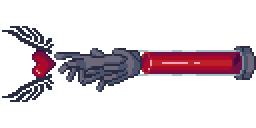
#> input picture assets/graphic/enviroment/hands.png, 128 x 64 px, found by its file name (shown 2 times larger)
$ python generate_health_sprites.py
#> lines starting #> are read from the running program, lines starting #| are printed output that depends on the picture
#!/usr/bin/env python3
"""
Health Bar Sprite Generator for Ortos II
Creates multiple versions of hands.png with different health bar levels
"""

import os
import sys
from PIL import Image, ImageDraw
import numpy as np

def analyze_image_structure(image_path):
    """Analyze the image to find the health bar area and extract the original red color"""
    try:
        img = Image.open(image_path)
        print(f"Image loaded: {img.size[0]}x{img.size[1]} pixels")
        print(f"Image mode: {img.mode}")

        # Convert to RGB if necessary
        if img.mode != 'RGB':
            img = img.convert('RGB')

        # Convert to numpy array for easier analysis
        img_array = np.array(img)

        # Find the right side of the image (assuming health bar is on the right)
        width = img_array.shape[1]
        right_portion = img_array[:, int(width * 0.7):]  # Take right 30% of image

        # Look for red pixels in the right portion
        red_pixels = np.where((right_portion[:, :, 0] > 150) &
                             (right_portion[:, :, 1] < 100) &
                             (right_portion[:, :, 2] < 100))

        original_red_color = None

        if len(red_pixels[0]) > 0:
            # Find bounding box of red area
            min_y, max_y = red_pixels[0].min(), red_pixels[0].max()
            min_x, max_x = red_pixels[1].min(), red_pixels[1].max()

            # Adjust coordinates to full image
            health_bar_x = int(width * 0.7) + min_x
            health_bar_y = min_y
            health_bar_width = max_x - min_x + 1
            health_bar_height = max_y - min_y + 1

            # Extract the original red color from the detected area
            red_area = img_array[health_bar_y:health_bar_y + health_bar_height,
                               health_bar_x:health_bar_x + health_bar_width]

            # Find the most common red color in the area
            red_pixels_in_area = red_area[(red_area[:, :, 0] > 150) &
                                         (red_area[:, :, 1] < 100) &
                                         (red_area[:, :, 2] < 100)]

            if len(red_pixels_in_area) > 0:
                # Get the average red color
                original_red_color = tuple(np.mean(red_pixels_in_area, axis=0).astype(int))
                print(f"Extracted original red color: RGB{original_red_color}")

            print(f"Detected health bar area: x={health_bar_x}, y={health_bar_y}, w={health_bar_width}, h={health_bar_height}")
            return img, (health_bar_x, health_bar_y, health_bar_width, health_bar_height), original_red_color
        else:
            print("No red health bar detected. Using default area on the right side.")
            # Default to right side area
            health_bar_x = int(width * 0.8)
            health_bar_y = int(img_array.shape[0] * 0.1)
            health_bar_width = int(width * 0.15)
            health_bar_height = int(img_array.shape[0] * 0.8)
            return img, (health_bar_x, health_bar_y, health_bar_width, health_bar_height), None

    except Exception as e:
        print(f"Error analyzing image: {e}")
        return None, None, None

def create_health_variants(base_image, health_bar_area, output_dir, original_red_color):
    """Create 4 different health bar variants"""
    health_bar_x, health_bar_y, health_bar_width, health_bar_height = health_bar_area

    # Health levels: 100%, 75%, 50%, 25%
    health_levels = [1.0, 0.75, 0.5, 0.25]

    # Create output directory if it doesn't exist
    os.makedirs(output_dir, exist_ok=True)

    for i, health_percentage in enumerate(health_levels):
        # Create a copy of the base image
        variant = base_image.copy()

        # Calculate the width of the red bar based on health percentage
        red_bar_width = int(health_bar_width * health_percentage)

        # Create a drawing context
        draw = ImageDraw.Draw(variant)

        # Clear the health bar area first (make it black/transparent)
        draw.rectangle([health_bar_x, health_bar_y,
                       health_bar_x + health_bar_width,
                       health_bar_y + health_bar_height],
                      fill=(0, 0, 0, 0))  # Transparent black

        # Draw the red health bar
        if red_bar_width > 0:
            # Use original red color if available, otherwise use bright red
            red_color = original_red_color if original_red_color else (255, 0, 0)
            draw.rectangle([health_bar_x, health_bar_y,
                           health_bar_x + red_bar_width,
                           health_bar_y + health_bar_height],
                          fill=red_color)

        # Save the variant
        filename = f"hands_health_{int(health_percentage * 100)}.png"
        filepath = os.path.join(output_dir, filename)
        variant.save(filepath)
        print(f"Created: {filepath} (Health: {int(health_percentage * 100)}%)")

def create_animated_health_variants(base_image, health_bar_area, output_dir, original_red_color):
    """Create more detailed health variants for smoother animation"""
    health_bar_x, health_bar_y, health_bar_width, health_bar_height = health_bar_area

    # More health levels for smoother animation: 100%, 80%, 60%, 40%, 20%, 0%
    health_levels = [1.0, 0.8, 0.6, 0.4, 0.2, 0.0]

    # Create output directory if it doesn't exist
    os.makedirs(output_dir, exist_ok=True)

    for i, health_percentage in enumerate(health_levels):
        # Create a copy of the base image
        variant = base_image.copy()

        # Calculate the width of the red bar based on health percentage
        red_bar_width = int(health_bar_width * health_percentage)

        # Create a drawing context
        draw = ImageDraw.Draw(variant)

        # Clear the health bar area first (make it black/transparent)
        draw.rectangle([health_bar_x, health_bar_y,
                       health_bar_x + health_bar_width,
                       health_bar_y + health_bar_height],
                      fill=(0, 0, 0, 0))  # Transparent black

        # Draw the red health bar with gradient effect
        if red_bar_width > 0:
            # Use original red color if available, otherwise use bright red
            base_red_color = original_red_color if original_red_color else (255, 0, 0)

            # Create a gradient from original red to slightly darker red
            for x in range(red_bar_width):
                # Calculate gradient intensity
                intensity = 1.0 - (x / red_bar_width) * 0.2  # Slight gradient
                red_value = int(base_red_color[0] * intensity)
                green_value = int(base_red_color[1] * intensity)
                blue_value = int(base_red_color[2] * intensity)

                draw.rectangle([health_bar_x + x, health_bar_y,
                               health_bar_x + x + 1,
                               health_bar_y + health_bar_height],
                              fill=(red_value, green_value, blue_value))

        # Save the variant
        filename = f"hands_health_{int(health_percentage * 100)}.png"
        filepath = os.path.join(output_dir, filename)
        variant.save(filepath)
        print(f"Created: {filepath} (Health: {int(health_percentage * 100)}%)")

def main():
    # Paths
    input_image = "/Users/filipstupar/Documents/OrtosII/assets/graphic/enviroment/hands.png"
    output_dir = "/Users/filipstupar/Documents/OrtosII/assets/graphic/enviroment/health_variants"

    print("Health Bar Sprite Generator for Ortos II")
    print("=" * 50)

    # Check if input image exists
    if not os.path.exists(input_image):
        print(f"Error: Input image not found at {input_image}")
        return

    # Analyze the image structure
    print("Analyzing image structure...")
    base_image, health_bar_area, original_red_color = analyze_image_structure(input_image)
#> in analyze_image_structure, img is the input picture: PIL image 128x64 RGBA; mean R, G, B, A 22.6, 12.5, 18, 54.4
#| Image loaded: 128x64 pixels
#| Image mode: RGBA
#> in analyze_image_structure, `img = img.convert('RGB')`:
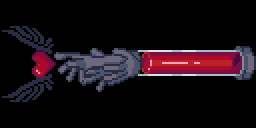
#> img: PIL image 128x64 RGB (shown 2 times larger); mean R, G, B 22.6, 12.5, 18
#> in analyze_image_structure, `right_portion = img_array[:, int(width * 0.7):]`:
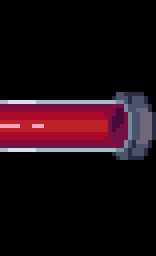
#> right_portion: shape (64, 39, 3) (shown 4 times larger); mean R, G, B 29.5, 11.6, 17.8
#> in analyze_image_structure, `red_pixels = np.where((right_portion[:, :, 0] > 150) & (right_portion[..`: red_pixels = 179 positions, rows 28 to 34, columns 0 to 26
#> in analyze_image_structure, `min_y, max_y = red_pixels[0].min(), red_pixels[0].max()`: min_y = 28; max_y = 34
#> in analyze_image_structure, `min_x, max_x = red_pixels[1].min(), red_pixels[1].max()`: min_x = 0; max_x = 26
#> in analyze_image_structure, `health_bar_x = int(width * 0.7) + min_x`: health_bar_x = 89
#> in analyze_image_structure, `health_bar_y = min_y`: health_bar_y = 28
#> in analyze_image_structure, `health_bar_width = max_x - min_x + 1`: health_bar_width = 27
#> in analyze_image_structure, `health_bar_height = max_y - min_y + 1`: health_bar_height = 7
#> in analyze_image_structure, `red_pixels_in_area = red_area[(red_area[:, :, 0] > 150) & (red_area[:,..`: red_pixels_in_area = 179 rows, first 8: [171, 10, 42], [171, 10, 42], [171, 10, 42], [171, 10, 42], [171, 10, 42], [171, 10, 42], [171, 10, 42], [171, 10, 42]
#> in analyze_image_structure, `original_red_color = tuple(np.mean(red_pixels_in_area, axis=0).astype(..`: original_red_color = (178, 18, 41)
#| Extracted original red color: RGB(178, 18, 41)
#| Detected health bar area: x=89, y=28, w=27, h=7
#> health_bar_area = (89, 28, 27, 7); original_red_color = (178, 18, 41)

    if base_image is None or health_bar_area is None:
        print("Failed to analyze image structure.")
        return

    # Create basic health variants (4 levels)
    print("\nCreating basic health variants (4 levels)...")
    create_health_variants(base_image, health_bar_area, output_dir, original_red_color)
#> in create_health_variants, `health_bar_x, health_bar_y, health_bar_width, health_bar_height = heal..`: health_bar_x = 89; health_bar_y = 28; health_bar_width = 27; health_bar_height = 7
#> the loop in create_health_variants, `for i, health_percentage in enumerate(health_levels):` made 4 passes
#> red_bar_width on passes 1 to 4: 27, 20, 13, 6
#> pass 1, in create_health_variants, `variant.save(filepath)`:
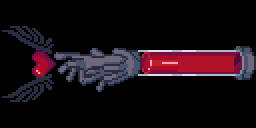
#> saved as hands_health_100.png: PIL image 128x64 RGB (shown 2 times larger); mean R, G, B 22.8, 12.4, 17.8
#> pass 2, in create_health_variants, `variant.save(filepath)`:
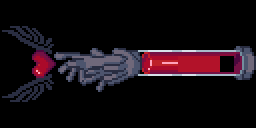
#> saved as hands_health_75.png: PIL image 128x64 RGB (shown 2 times larger); mean R, G, B 21.5, 12.3, 17.5

    # Create detailed health variants (6 levels for smoother animation)
    print("\nCreating detailed health variants (6 levels for animation)...")
    detailed_output_dir = os.path.join(output_dir, "detailed")
    create_animated_health_variants(base_image, health_bar_area, detailed_output_dir, original_red_color)
#> in create_animated_health_variants, `health_bar_x, health_bar_y, health_bar_width, health_bar_height = heal..`: health_bar_x = 89; health_bar_y = 28; health_bar_width = 27; health_bar_height = 7
#> the loop in create_animated_health_variants, `for i, health_percentage in enumerate(health_levels):` made 6 passes
#> red_bar_width on passes 1 to 6: 27, 21, 16, 10, 5, 0

    print(f"\nAll variants created successfully in: {output_dir}")
    print("\nFiles created:")
    print("- hands_health_100.png (Full health)")
    print("- hands_health_75.png (75% health)")
    print("- hands_health_50.png (50% health)")
    print("- hands_health_25.png (25% health)")
    print("- detailed/ folder with 6 variants for smooth animation")

if __name__ == "__main__":
    main()

$ run again, with assets/graphic/enviroment/gate_effects.png copied over assets/graphic/enviroment/hands.png
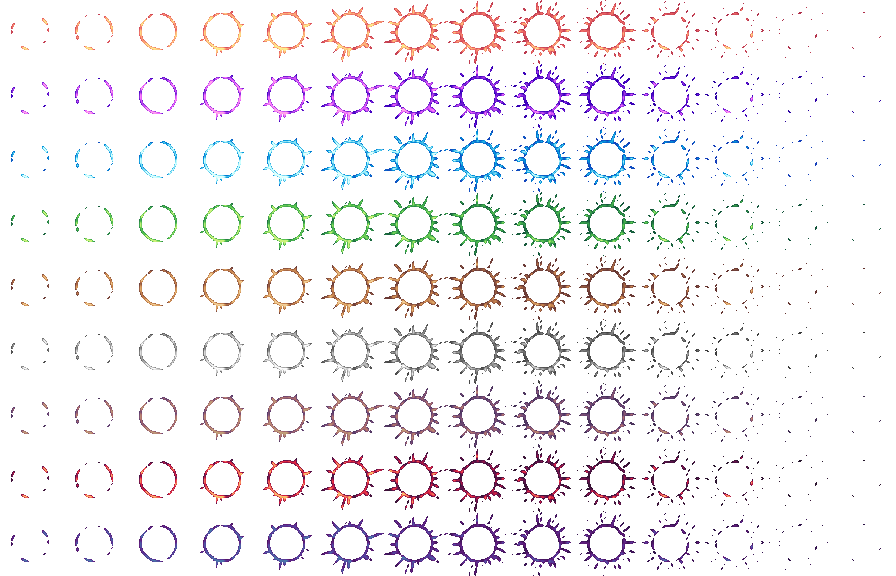
#> input picture assets/graphic/enviroment/gate_effects.png, 896 x 576 px, found by its file name
#> in analyze_image_structure, img is the input picture: PIL image 896x576 RGBA; mean R, G, B, A 9.9, 7.7, 10, 20.5
#| Image loaded: 896x576 pixels
#| Image mode: RGBA
#> img: PIL image 896x576 RGB
#> red_pixels = 508 positions, rows 1 to 498, columns 0 to 253
#> min_y = 1; max_y = 498
#> min_x = 0; max_x = 253
#> in analyze_image_structure, `health_bar_x = int(width * 0.7) + min_x`: health_bar_x = 627
#> in analyze_image_structure, `health_bar_y = min_y`: health_bar_y = 1
#> in analyze_image_structure, `health_bar_width = max_x - min_x + 1`: health_bar_width = 254
#> in analyze_image_structure, `health_bar_height = max_y - min_y + 1`: health_bar_height = 498
#> in analyze_image_structure, `red_area = img_array[health_bar_y:health_bar_y + health_bar_height, he..`:
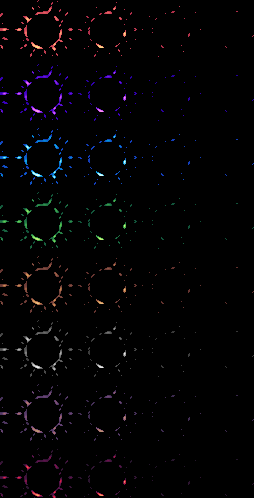
#> red_area: shape (498, 254, 3); mean R, G, B 3.2, 2.5, 3.6
#> red_pixels_in_area = 508 rows, first 8: [175, 46, 73], [175, 46, 73], [178, 48, 74], [178, 48, 74], [178, 48, 74], [178, 48, 74], [178, 48, 74], [194, 62, 81]
#> in analyze_image_structure, `original_red_color = tuple(np.mean(red_pixels_in_area, axis=0).astype(..`: original_red_color = (194, 61, 79)
#| Extracted original red color: RGB(194, 61, 79)
#| Detected health bar area: x=627, y=1, w=254, h=498
#> in main, `base_image, health_bar_area, original_red_color = analyze_image_struct..`: health_bar_area = (627, 1, 254, 498); original_red_color = (194, 61, 79)
#> in create_health_variants, `health_bar_x, health_bar_y, health_bar_width, health_bar_height = heal..`: health_bar_x = 627; health_bar_y = 1; health_bar_width = 254; health_bar_height = 498
#> the loop in create_health_variants, `for i, health_percentage in enumerate(health_levels):` made 4 passes
#> red_bar_width on passes 1 to 4: 254, 190, 127, 63
#> in create_animated_health_variants, `health_bar_x, health_bar_y, health_bar_width, health_bar_height = heal..`: health_bar_x = 627; health_bar_y = 1; health_bar_width = 254; health_bar_height = 498
#> the loop in create_animated_health_variants, `for i, health_percentage in enumerate(health_levels):` made 6 passes
#> red_bar_width on passes 1 to 6: 254, 203, 152, 101, 50, 0
#> pass 2, in create_animated_health_variants, `variant.save(filepath)`:
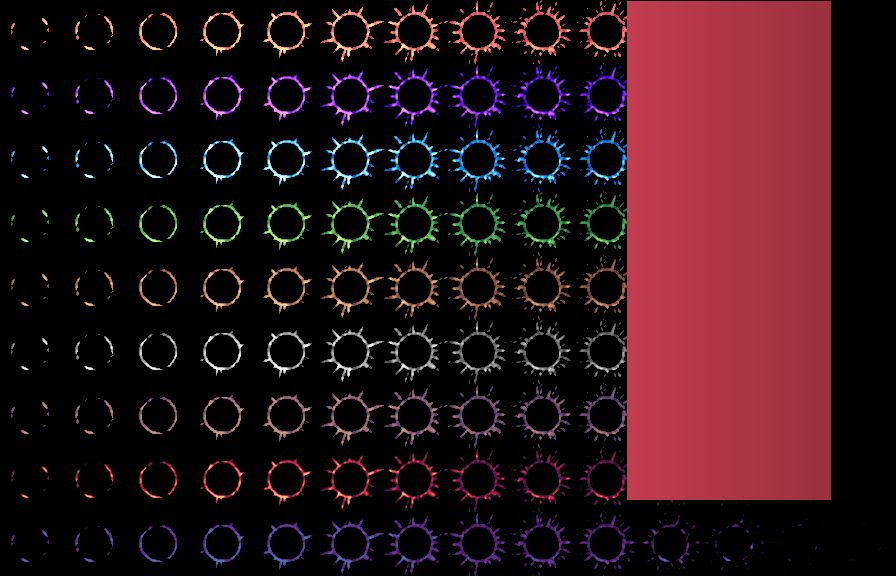
#> saved as hands_health_80.png: PIL image 896x576 RGB; mean R, G, B 43.5, 17.8, 23
